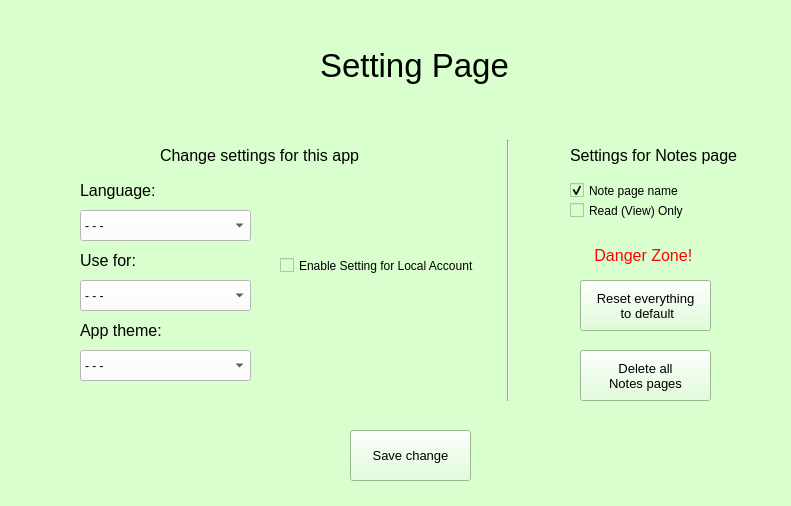
<?xml version="1.0" encoding="UTF-8"?>
<ui version="4.0">
 <class>MainWindow</class>
 <widget class="QMainWindow" name="MainWindow">
  <property name="geometry">
   <rect>
    <x>0</x>
    <y>0</y>
    <width>791</width>
    <height>506</height>
   </rect>
  </property>
  <property name="windowTitle">
   <string>MainWindow</string>
  </property>
  <property name="styleSheet">
   <string notr="true">background-color: rgb(216, 255, 205);</string>
  </property>
  <property name="unifiedTitleAndToolBarOnMac">
   <bool>true</bool>
  </property>
  <widget class="QWidget" name="centralwidget">
   <widget class="QLabel" name="label">
    <property name="geometry">
     <rect>
      <x>320</x>
      <y>40</y>
      <width>191</width>
      <height>51</height>
     </rect>
    </property>
    <property name="font">
     <font>
      <pointsize>25</pointsize>
     </font>
    </property>
    <property name="text">
     <string>Setting Page</string>
    </property>
   </widget>
   <widget class="QLabel" name="label_4">
    <property name="geometry">
     <rect>
      <x>80</x>
      <y>250</y>
      <width>191</width>
      <height>21</height>
     </rect>
    </property>
    <property name="font">
     <font>
      <pointsize>12</pointsize>
     </font>
    </property>
    <property name="text">
     <string>Use for:</string>
    </property>
   </widget>
   <widget class="QComboBox" name="cb_edition">
    <property name="geometry">
     <rect>
      <x>80</x>
      <y>280</y>
      <width>171</width>
      <height>31</height>
     </rect>
    </property>
    <property name="styleSheet">
     <string notr="true">background-color: rgb(255, 255, 255);</string>
    </property>
    <item>
     <property name="text">
      <string>- - -</string>
     </property>
    </item>
    <item>
     <property name="text">
      <string>Home</string>
     </property>
    </item>
    <item>
     <property name="text">
      <string>Enterprise</string>
     </property>
    </item>
   </widget>
   <widget class="QLabel" name="label_3">
    <property name="geometry">
     <rect>
      <x>80</x>
      <y>180</y>
      <width>161</width>
      <height>21</height>
     </rect>
    </property>
    <property name="font">
     <font>
      <pointsize>12</pointsize>
     </font>
    </property>
    <property name="text">
     <string>Language:</string>
    </property>
   </widget>
   <widget class="QComboBox" name="cb_language">
    <property name="geometry">
     <rect>
      <x>80</x>
      <y>210</y>
      <width>171</width>
      <height>31</height>
     </rect>
    </property>
    <property name="styleSheet">
     <string notr="true">background-color: rgb(255, 255, 255);</string>
    </property>
    <item>
     <property name="text">
      <string>- - -</string>
     </property>
    </item>
    <item>
     <property name="text">
      <string>English</string>
     </property>
    </item>
    <item>
     <property name="text">
      <string>Vietnam</string>
     </property>
    </item>
    <item>
     <property name="text">
      <string>French</string>
     </property>
    </item>
   </widget>
   <widget class="QLabel" name="label_5">
    <property name="geometry">
     <rect>
      <x>80</x>
      <y>320</y>
      <width>191</width>
      <height>21</height>
     </rect>
    </property>
    <property name="font">
     <font>
      <pointsize>12</pointsize>
     </font>
    </property>
    <property name="text">
     <string>App theme:</string>
    </property>
   </widget>
   <widget class="QComboBox" name="cb_edition_2">
    <property name="geometry">
     <rect>
      <x>80</x>
      <y>350</y>
      <width>171</width>
      <height>31</height>
     </rect>
    </property>
    <property name="styleSheet">
     <string notr="true">background-color: rgb(255, 255, 255);</string>
    </property>
    <item>
     <property name="text">
      <string>- - -</string>
     </property>
    </item>
    <item>
     <property name="text">
      <string>Dark</string>
     </property>
    </item>
    <item>
     <property name="text">
      <string>Colorful (Default)</string>
     </property>
    </item>
    <item>
     <property name="text">
      <string>Use system setting</string>
     </property>
    </item>
   </widget>
   <widget class="QPushButton" name="bt_save">
    <property name="geometry">
     <rect>
      <x>350</x>
      <y>430</y>
      <width>121</width>
      <height>51</height>
     </rect>
    </property>
    <property name="font">
     <font>
      <pointsize>10</pointsize>
     </font>
    </property>
    <property name="text">
     <string>Save change</string>
    </property>
   </widget>
   <widget class="Line" name="line">
    <property name="geometry">
     <rect>
      <x>500</x>
      <y>140</y>
      <width>16</width>
      <height>261</height>
     </rect>
    </property>
    <property name="orientation">
     <enum>Qt::Vertical</enum>
    </property>
   </widget>
   <widget class="QLabel" name="label_2">
    <property name="geometry">
     <rect>
      <x>570</x>
      <y>120</y>
      <width>181</width>
      <height>71</height>
     </rect>
    </property>
    <property name="font">
     <font>
      <pointsize>12</pointsize>
     </font>
    </property>
    <property name="text">
     <string>Settings for Notes page</string>
    </property>
   </widget>
   <widget class="QPushButton" name="bt_reset">
    <property name="geometry">
     <rect>
      <x>580</x>
      <y>280</y>
      <width>131</width>
      <height>51</height>
     </rect>
    </property>
    <property name="font">
     <font>
      <pointsize>10</pointsize>
     </font>
    </property>
    <property name="text">
     <string>Reset everything
 to default</string>
    </property>
   </widget>
   <widget class="QPushButton" name="bt_delete">
    <property name="geometry">
     <rect>
      <x>580</x>
      <y>350</y>
      <width>131</width>
      <height>51</height>
     </rect>
    </property>
    <property name="font">
     <font>
      <pointsize>10</pointsize>
     </font>
    </property>
    <property name="text">
     <string>Delete all
Notes pages</string>
    </property>
   </widget>
   <widget class="QCheckBox" name="checkBox">
    <property name="geometry">
     <rect>
      <x>570</x>
      <y>180</y>
      <width>121</width>
      <height>21</height>
     </rect>
    </property>
    <property name="font">
     <font>
      <pointsize>9</pointsize>
     </font>
    </property>
    <property name="text">
     <string>Note page name</string>
    </property>
    <property name="checkable">
     <bool>true</bool>
    </property>
    <property name="checked">
     <bool>true</bool>
    </property>
   </widget>
   <widget class="QLabel" name="label_6">
    <property name="geometry">
     <rect>
      <x>590</x>
      <y>240</y>
      <width>131</width>
      <height>31</height>
     </rect>
    </property>
    <property name="font">
     <font>
      <pointsize>12</pointsize>
     </font>
    </property>
    <property name="styleSheet">
     <string notr="true">color: rgb(255, 0, 4);</string>
    </property>
    <property name="text">
     <string> Danger Zone!</string>
    </property>
   </widget>
   <widget class="QCheckBox" name="checkBox_2">
    <property name="geometry">
     <rect>
      <x>570</x>
      <y>200</y>
      <width>121</width>
      <height>21</height>
     </rect>
    </property>
    <property name="font">
     <font>
      <pointsize>9</pointsize>
     </font>
    </property>
    <property name="text">
     <string>Read (View) Only</string>
    </property>
    <property name="checkable">
     <bool>true</bool>
    </property>
    <property name="checked">
     <bool>false</bool>
    </property>
   </widget>
   <widget class="QCheckBox" name="checkBox_3">
    <property name="geometry">
     <rect>
      <x>280</x>
      <y>250</y>
      <width>201</width>
      <height>31</height>
     </rect>
    </property>
    <property name="font">
     <font>
      <pointsize>9</pointsize>
     </font>
    </property>
    <property name="text">
     <string>Enable Setting for Local Account</string>
    </property>
    <property name="checkable">
     <bool>true</bool>
    </property>
    <property name="checked">
     <bool>false</bool>
    </property>
   </widget>
   <widget class="QLabel" name="label_7">
    <property name="geometry">
     <rect>
      <x>160</x>
      <y>140</y>
      <width>221</width>
      <height>31</height>
     </rect>
    </property>
    <property name="font">
     <font>
      <pointsize>12</pointsize>
     </font>
    </property>
    <property name="text">
     <string>Change settings for this app</string>
    </property>
   </widget>
   <zorder>label_7</zorder>
   <zorder>label</zorder>
   <zorder>label_4</zorder>
   <zorder>cb_edition</zorder>
   <zorder>label_3</zorder>
   <zorder>cb_language</zorder>
   <zorder>label_5</zorder>
   <zorder>cb_edition_2</zorder>
   <zorder>bt_save</zorder>
   <zorder>line</zorder>
   <zorder>label_2</zorder>
   <zorder>bt_reset</zorder>
   <zorder>bt_delete</zorder>
   <zorder>checkBox</zorder>
   <zorder>label_6</zorder>
   <zorder>checkBox_2</zorder>
   <zorder>checkBox_3</zorder>
  </widget>
  <widget class="QStatusBar" name="statusbar"/>
 </widget>
 <resources/>
 <connections/>
</ui>
